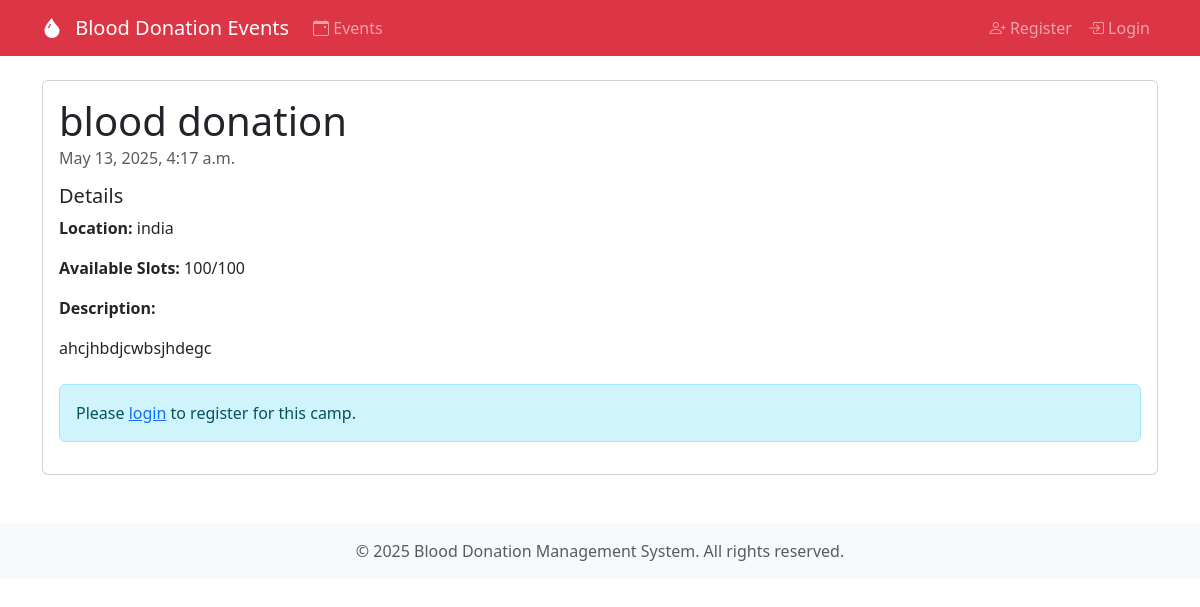
The page /camps/3/ on the database its author committed.
### camps/models.py (models this page shows, shortened)
class Camp(models.Model):
    CATEGORY_CHOICES = [
        ('general', 'General'),
        ('emergency', 'Emergency'),
        ('special', 'Special Drive'),
    ]
    title = models.CharField(max_length=200)
    date = models.DateTimeField()
    location = models.CharField(max_length=200)
    description = models.TextField()
    capacity = models.PositiveIntegerField(default=100)
    category = models.CharField(max_length=20, choices=CATEGORY_CHOICES, default='general')
    contact_email = models.EmailField(null=True, blank=True)
    contact_phone = models.CharField(max_length=15, null=True, blank=True)
    created_at = models.DateTimeField(auto_now_add=True)
    updated_at = models.DateTimeField(auto_now=True)
    @property
    def is_past(self):
        return self.date < timezone.now()
    @property
    def available_slots(self):
        return self.capacity - self.registrations.count()

### camps/views.py (the view)
# urls.py: path('<int:pk>/', views.camp_detail, name='camp_detail'),
def camp_detail(request, pk):
    camp = get_object_or_404(Camp, pk=pk)
    is_registered = False
    if request.user.is_authenticated:
        is_registered = CampRegistration.objects.filter(camp=camp, user=request.user).exists()
    context = {
        'camp': camp,
        'is_registered': is_registered,
        'can_register': not camp.is_past and not camp.is_full and not is_registered,
    }
    return render(request, 'camps/camp_detail.html', context)

### camps/templates/camps/camp_detail.html (shortened to what this page needs)
{% extends 'camps/base.html' %}
{% block content %}
<div class="card">
    <div class="card-body">
        <h1 class="card-title">{{ camp.title }}</h1>
        <h6 class="card-subtitle mb-3 text-muted">{{ camp.date|date:"F j, Y, g:i a" }}</h6>
        <div class="mb-4">
            <h5>Details</h5>
            <p><strong>Location:</strong> {{ camp.location }}</p>
            <p><strong>Available Slots:</strong> {{ camp.available_slots }}/{{ camp.capacity }}</p>
            <p><strong>Description:</strong></p>
            <p>{{ camp.description }}</p>
        </div>
        {% if user.is_authenticated %}
            {% if is_registered %}
                <div class="alert alert-success">
                    You are registered for this camp!
                </div>
            {% elif camp.is_past %}
                <div class="alert alert-warning">
                    This camp has already taken place.
                </div>
            {% elif camp.is_full %}
                <div class="alert alert-warning">
                    This camp is full.
                </div>
            {% else %}
                <a href="{% url 'camps:register' camp.pk %}" class="btn btn-primary">Register for this Camp</a>
            {% endif %}
        {% else %}
            <div class="alert alert-info">
                Please <a href="{% url 'admin:login' %}">login</a> to register for this camp.
            </div>
        {% endif %}
    </div>
</div>
{% endblock %}

### rows shown on the page
Camp: title "blood donation", date "May 13, 2025, 4:17 a.m.", location "india", available_slots "100", capacity "100", description "ahcjhbdjcwbsjhdegc"
